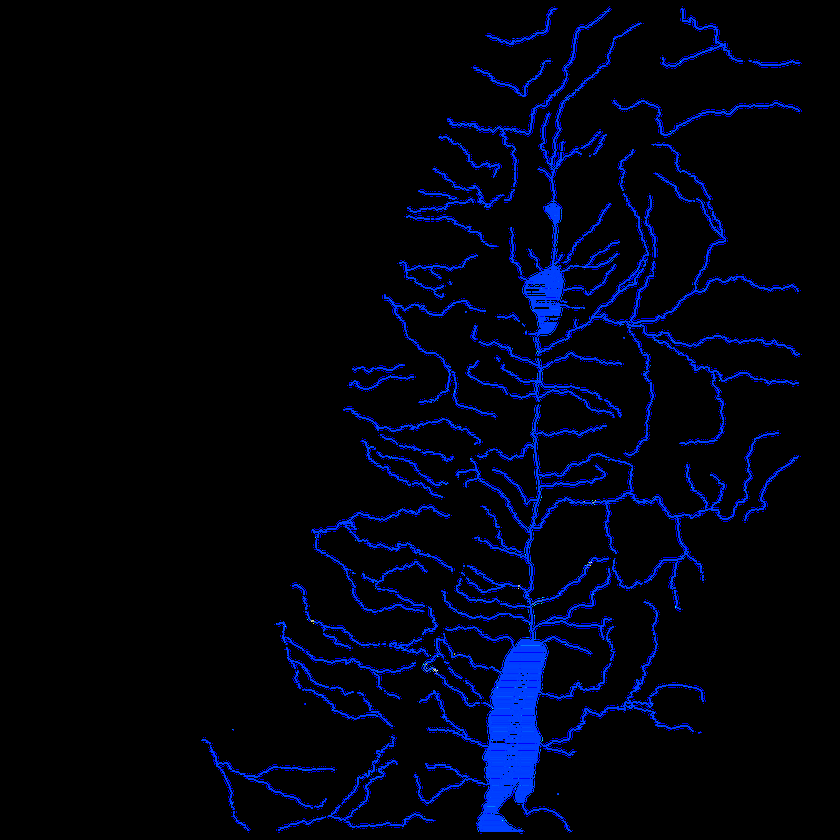
#> input picture .old/image.png, 840 x 840 px, shrunk from 4096 x 4096 before the run
$ python test.py
#> lines starting #> are read from the running program, lines starting #| are printed output that depends on the picture; after the words box and inside, x2 and y2 are one past the last pixel; in counts of white or black regions, pixels touching at a corner belong together
import cv2
import numpy as np

# Charger l'image PNG
image = cv2.imread("image.png")
#> image is the input picture: shape (840, 840, 3); mean B, G, R 16.5, 2.9, 0

# Convertir l'image en espace colorimétrique HSV
hsv = cv2.cvtColor(image, cv2.COLOR_BGR2HSV)
#> hsv: shape (840, 840, 3); mean H, S, V 7.4, 16.5, 16.5

# Définir la plage de couleurs bleues (ajuster si nécessaire)
lower_blue = np.array([100, 150, 50])
upper_blue = np.array([140, 255, 255])

# Appliquer un masque pour isoler les zones bleues
mask = cv2.inRange(hsv, lower_blue, upper_blue)
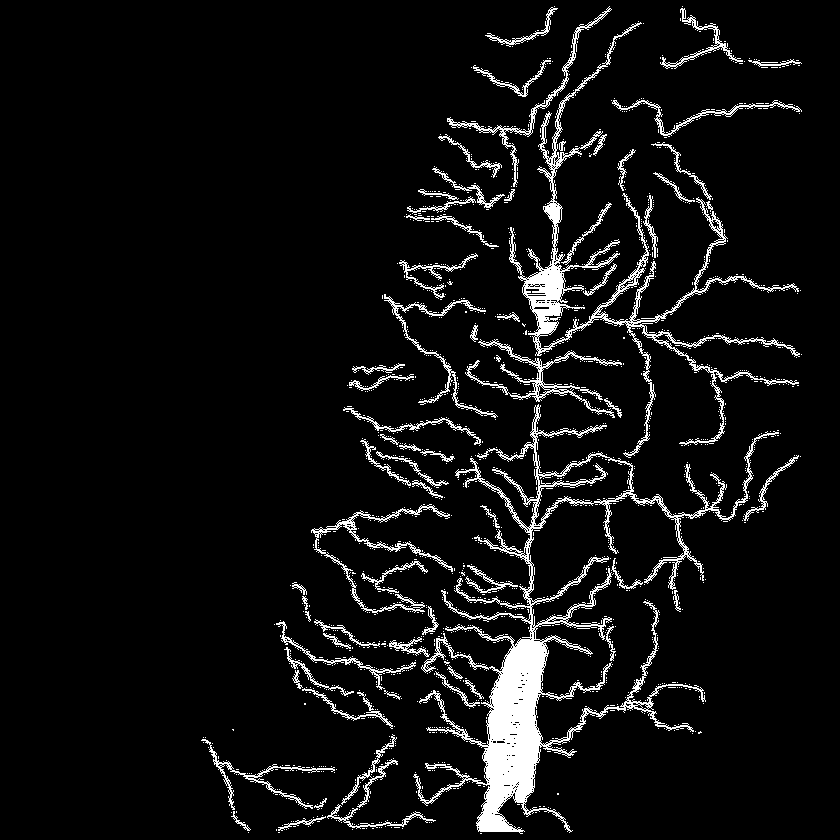
#> mask: shape (840, 840); 6.5% white; 1444 white regions (1376 under 20 px)

# Utiliser les contours pour isoler les rivières
contours, _ = cv2.findContours(mask, cv2.RETR_EXTERNAL, cv2.CHAIN_APPROX_SIMPLE)
#> contours = 1423 contours, 1358 with area under 20; largest, box (x1, y1, x2, y2) and area: (413, 404, 779, 834) 18151, (509, 22, 800, 458) 6502, (465, 339, 622, 418) 1058, (311, 504, 453, 614) 1020, (447, 6, 612, 187) 822

# Afficher l'image avec les contours détectés
for contour in contours:
    cv2.drawContours(image, [contour], -1, (0, 255, 0), 2)
#> this loop made 1423 passes
#> contour on passes 1 to 3: [[480, 833], [481, 833]], [[278, 832], [279, 832]], [[248, 832]]
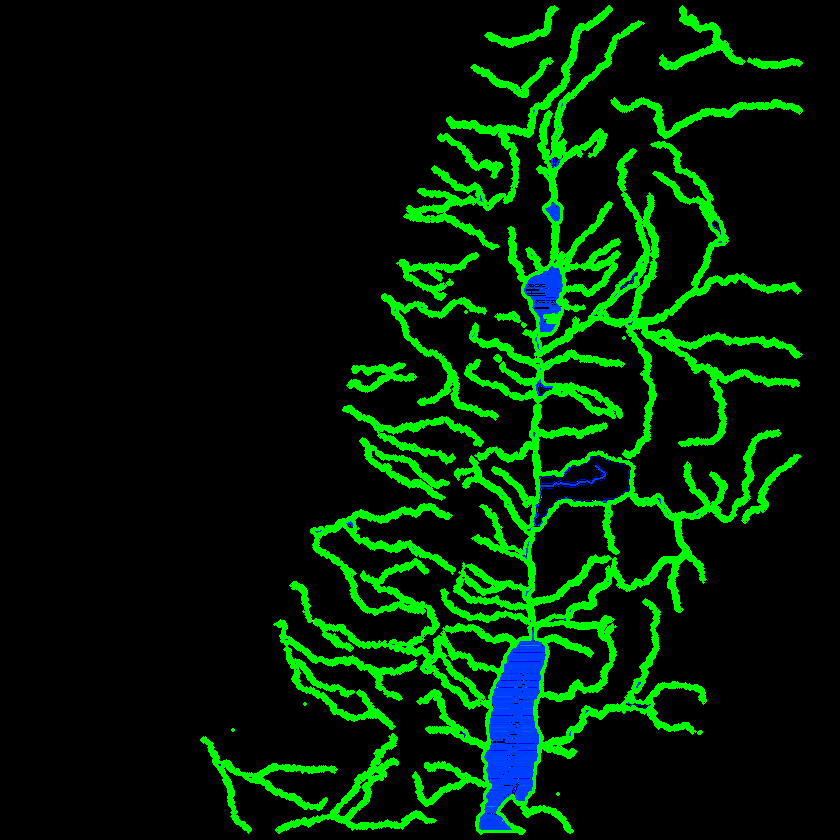
#> image: shape (840, 840, 3); 11.14% of pixels changed, all inside (x1, y1, x2, y2) = (200, 5, 803, 835)

# Sauvegarder l'image résultante si besoin
cv2.imwrite("rivers_detected.png", image)

$ run again, with .old/only_road.png copied over .old/image.png
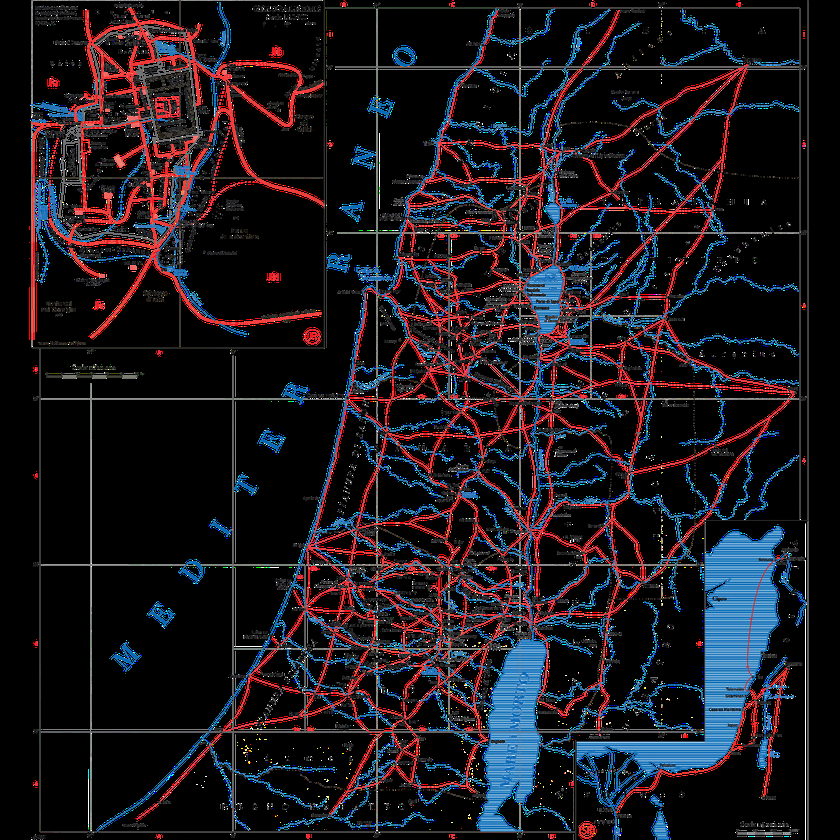
#> input picture .old/only_road.png, 840 x 840 px, shrunk from 4096 x 4096 before the run
#> image is the input picture: shape (840, 840, 3); mean B, G, R 29.3, 23.2, 27.6
#> hsv: shape (840, 840, 3); mean H, S, V 18, 36.4, 42.2
#> `mask = cv2.inRange(hsv, lower_blue, upper_blue)`:
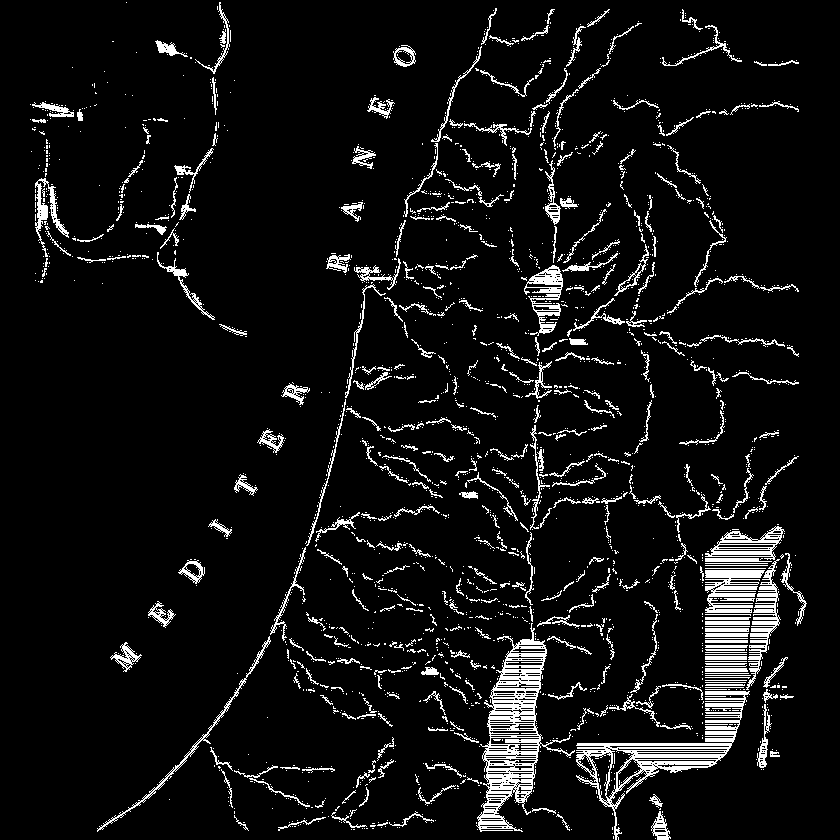
#> mask: shape (840, 840); 6.9% white in thin lines or dots
#> contours = 2458 contours, 2266 with area under 20; largest, box (x1, y1, x2, y2) and area: (476, 623, 575, 832) 7728, (576, 691, 750, 840) 5462, (705, 526, 785, 560) 1361, (705, 570, 765, 613) 1078, (524, 265, 563, 336) 1078
#> the loop `for contour in contours:` made 2458 passes
#> contour on passes 1 to 3: [[655, 838]], [[613, 836], [613, 838]], [[612, 833]]
#> after the loop `for contour in contours:`:
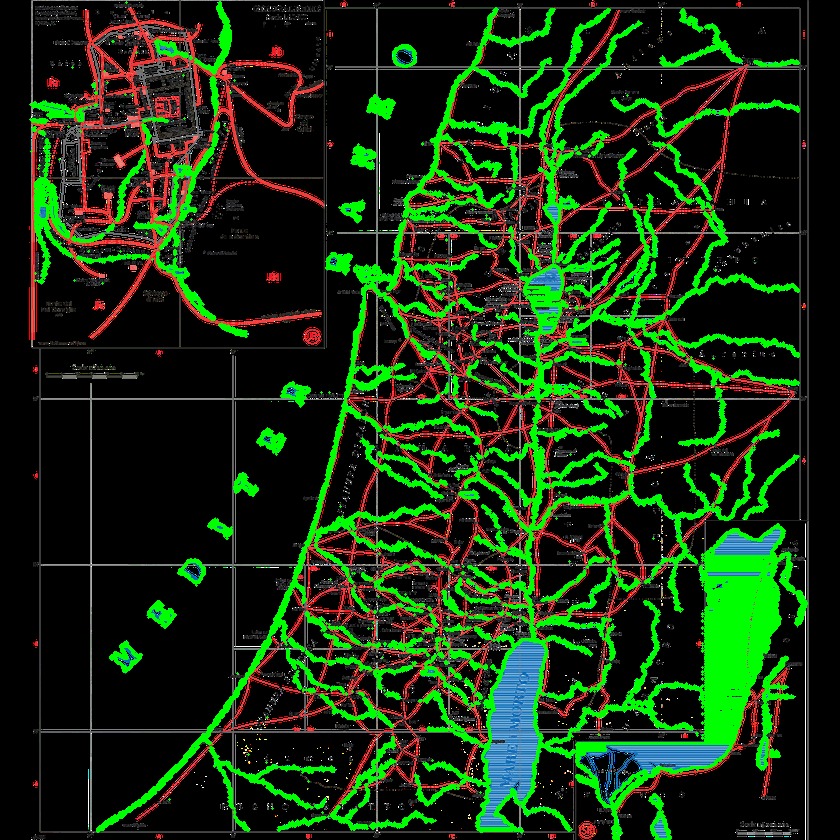
#> image: shape (840, 840, 3); 13.06% of pixels changed, all inside (x1, y1, x2, y2) = (29, 1, 808, 840)
